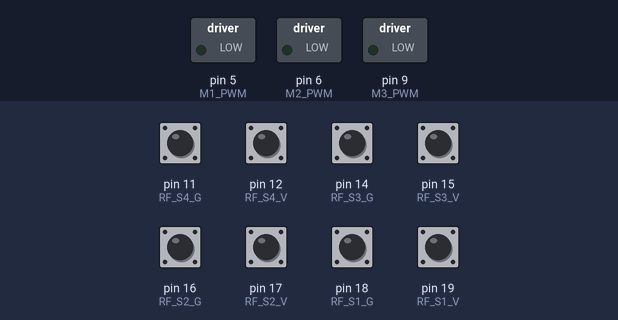
Bench run of a sketch on a simulated Arduino Nano, built with avr-gcc and run on an emulated ATmega328P. Parts: switched loads named in the sketch (green lamp = pin HIGH). The test bench sets the inputs (shaded band); at power-on: pin 11 (RF_S4_G), pin 12 (RF_S4_V), pin 14 (RF_S3_G), pin 15 (RF_S3_V), pin 16 (RF_S2_G), pin 17 (RF_S2_V), pin 18 (RF_S1_G), pin 19 (RF_S1_V) HIGH. Random numbers use the default seed unless the sketch sets one; what the sketch prints to the serial monitor is not drawn.

Above: at 1.2 s.
1.3 s: pin 11 (RF_S4_G) pulled LOW for 1 s
At 2.7 s:
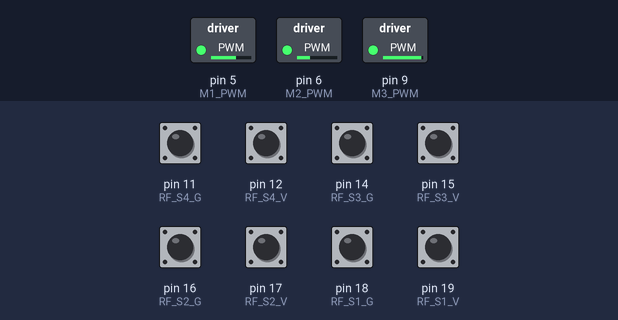
4.3 s: pin 12 (RF_S4_V) pulled LOW for 1 s
At 5.4 s:
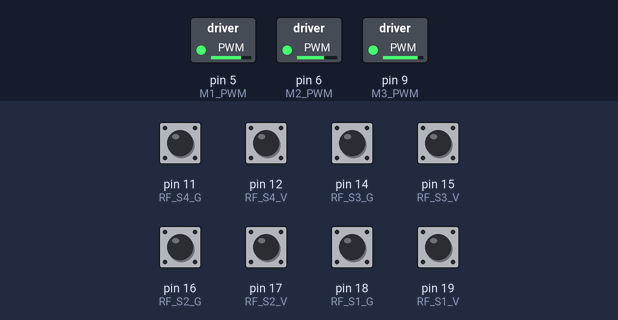
7.0 s: pin 14 (RF_S3_G) pulled LOW for 0.15 s
At 7.11 s:
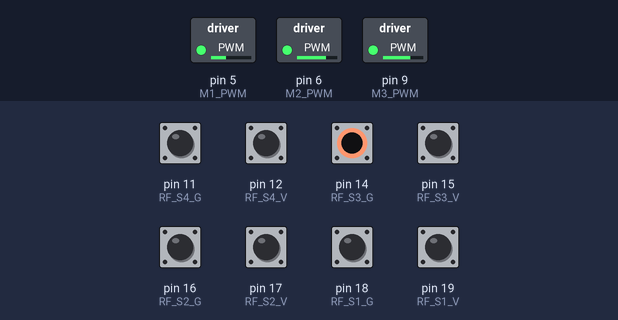
8.7 s: pin 15 (RF_S3_V) pulled LOW for 1 s
At 9.2 s:
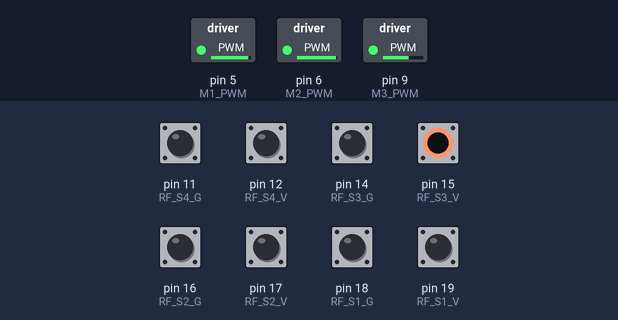
11.9 s: pin 16 (RF_S2_G) pulled LOW for 0.15 s
At 12.08 s:
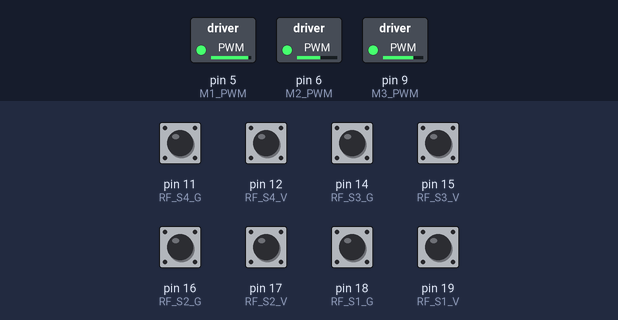
13.7 s: pin 14 (RF_S3_G) pulled LOW for 1 s
At 14.56 s:
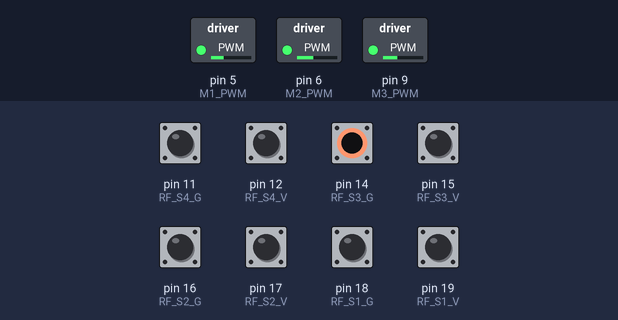
Timing chart, 0 to 16.7 s (numbered marks = the images above; inputs shaded):
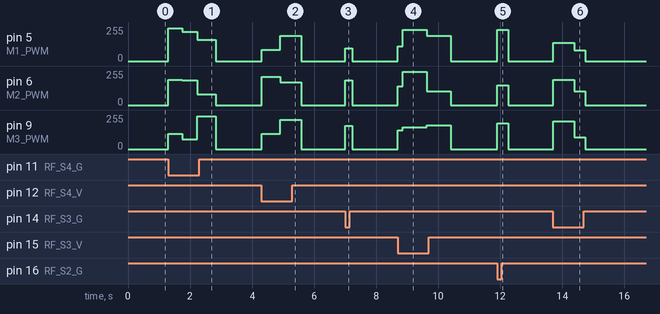

The sketch:

AdvancedSwagDrive.ino
```cpp
#include "config.h"

#define RF_S1_V 19        // rf receiver signal 1 voltage
#define RF_S1_G 18        // rf receiver signal 1 ground
#define RF_S2_V 17
#define RF_S2_G 16
#define RF_S3_V 15
#define RF_S3_G 14
#define RF_S4_V 12
#define RF_S4_G 11

#define M1_DIR 4
#define M1_PWM 5
#define M2_DIR 7
#define M2_PWM 6
#define M3_DIR 8
#define M3_PWM 9

#define LIFT_DIR 2
#define LIFT_PWM 3

//>>>>>>>>>>>>>>>>>>>>>>>>>> KEY ROBOT VARIABLES <<<<<<<<<<<<<<<<<<<<<<<<<<<<<<<
//RF Commands ----------------------------------------------------
bool enableSwag = false;
bool alreadySwaggin = false;
long swagTimer;
int swagActive;

int swagSpeeds[3];


// >>>>>>>>>>>>>>>>>>>>>>>>>>>>>>>>> SETUP <<<<<<<<<<<<<<<<<<<<<<<<<<<<<<<<<<<<<
void setup() {
  Serial.begin(115200);
  Serial.println("OMNIB_Hack_SwagDrive V0.1.0 ..... (03/11/2025)");
  pinMode(RF_S1_V, INPUT_PULLUP);
  pinMode(RF_S1_G, INPUT_PULLUP);
  pinMode(RF_S2_V, INPUT_PULLUP);
  pinMode(RF_S2_G, INPUT_PULLUP);
  pinMode(RF_S3_V, INPUT_PULLUP);
  pinMode(RF_S3_G, INPUT_PULLUP);
  pinMode(RF_S4_V, INPUT_PULLUP);
  pinMode(RF_S4_G, INPUT_PULLUP);
}


// >>>>>>>>>>>>>>>>>>>>>>>>>>>>>>>>> LOOP <<<<<<<<<<<<<<<<<<<<<<<<<<<<<<<<<<<<<<
void loop() {
  getSwag();
  swagTime();
}


// >>>>>>>>>>>>>>>>>>>>> RADIO COMMAND PROCESSING <<<<<<<<<<<<<<<<<<<<<<<<<<<<<<
// Read reciever input pins to decide what robot is going to do
void getSwag(){
  // inputs stores meaured RF controller states, inputArr stores processed data
  int inputArr[8];
  int inputs[8] = {1, 1, 1, 1, 1, 1, 1, 1};

  // create time variable
  unsigned long t = millis();

  // sample for 5ms fo any pins going LOW. Deals with RF signal dropoouts.
  while(millis() < (t + 1)){
    if(digitalRead(RF_S1_G) == 0){
      inputs[0] = 0;
    }
    if(digitalRead(RF_S1_V) == 0){
      inputs[1] = 0;
    }
    if(digitalRead(RF_S2_G) == 0){
      inputs[2] = 0;
    }
    if(digitalRead(RF_S2_V) == 0){
      inputs[3] = 0;
    }
    if(digitalRead(RF_S3_G) == 0){
      inputs[4] = 0;
    }
    if(digitalRead(RF_S3_V) == 0){
      inputs[5] = 0;
    }
    if(digitalRead(RF_S4_G) == 0){
      inputs[6] = 0;
    }
    if(digitalRead(RF_S4_V) == 0){
      inputs[7] = 0;
    }
  }

  inputArr[0] = inputs[0];
  inputArr[1] = inputs[1];
  inputArr[2] = inputs[2];
  inputArr[3] = inputs[3];
  inputArr[4] = inputs[4];
  inputArr[5] = inputs[5];
  inputArr[6] = inputs[6];
  inputArr[7] = inputs[7];


  for(int i = 0; i < 8; i++){
    Serial.print(inputArr[i]);
    Serial.print(", ");
  }
  Serial.println();

  for(int i = 0; i < 8; i++){
    if(inputArr[i] == 0){
      if(!alreadySwaggin){
        enableSwag = true;
        swagTimer = millis() + random(20, 800);
        break;
      }
    }
  }

  if(millis() < swagTimer){
    if(!alreadySwaggin){
      alreadySwaggin = true;
      swagSpeeds[0] = random(75, 255);
      swagSpeeds[1] = random(75, 255);
      swagSpeeds[2] = random(75, 255);

      if(random(2) == 0){
        swagSpeeds[0] = -swagSpeeds[0];
      }
      if(random(2) == 0){
        swagSpeeds[1] = -swagSpeeds[1];
      }
       if(random(2) == 0){
        swagSpeeds[2] = -swagSpeeds[2];
      }
    }
  } else{
    swagSpeeds[0] = 0;
    swagSpeeds[1] = 0;
    swagSpeeds[2] = 0;
    alreadySwaggin = false;
    enableSwag = false;
  }
}

// >>>>>>>>>>>>>>>>>>>>>>>> ROBOT ACTION FUNCTIONS <<<<<<<<<<<<<<<<<<<<<<<<<<<<<
// prepare motors to coorinate bot movements
void swagTime(){
  if(swagSpeeds[0] < 0){
    digitalWrite(M1_DIR, LOW);
  } else {
    digitalWrite(M1_DIR, HIGH);
  }
  analogWrite(M1_PWM, int(abs(swagSpeeds[0])));

  if(swagSpeeds[1] < 0){
    digitalWrite(M2_DIR, LOW);
  } else {
    digitalWrite(M2_DIR, HIGH);
  }
  analogWrite(M2_PWM, int(abs(swagSpeeds[1])));

  if(swagSpeeds[2] < 0){
    digitalWrite(M3_DIR, LOW);
  } else {
    digitalWrite(M3_DIR, HIGH);
  }
  analogWrite(M3_PWM, int(abs(swagSpeeds[2])));
}
```

config.h
```cpp
// Maximum motor duty cycle [0 - 255]
uint8_t maxSpeed = 255;

// motor flipping
bool flipM1 = false;
bool flipM2 = false;
bool flipM3 = false;
bool flipM4 = true;
```

Measured:
- after the input at 1.3 s, pin 5 (M1_PWM): 0/255 → 244/255 at once, → 218/255 0.45 s later, → 158/255 0.48 s later, → 0/255 0.59 s later; pin 6 (M2_PWM): 0/255 → 188/255 at once, → 184/255 0.45 s later, → 82/255 0.48 s later, → 0/255 0.59 s later; pin 9 (M3_PWM): 0/255 → 113/255 at once, → 75/255 0.45 s later, → 244/255 0.48 s later, → 0/255 0.59 s later
- after the input at 4.3 s, pin 5 (M1_PWM): 0/255 → 84/255 at once, → 190/255 0.61 s later, → 0/255 0.68 s later; pin 6 (M2_PWM): 0/255 → 212/255 at once, → 172/255 0.61 s later, → 0/255 0.68 s later; pin 9 (M3_PWM): 0/255 → 115/255 at once, → 221/255 0.61 s later, → 0/255 0.68 s later
- after the input at 7.0 s, pin 5 (M1_PWM): 0/255 → 94/255 at once, → 0/255 0.23 s later; pin 6 (M2_PWM): 0/255 → 184/255 at once, → 0/255 0.23 s later; pin 9 (M3_PWM): 0/255 → 174/255 at once, → 0/255 0.23 s later
- after the input at 8.7 s, pin 5 (M1_PWM): 0/255 → 111/255 at once, → 236/255 0.15 s later, → 191/255 0.78 s later, → 0/255 0.76 s later; pin 6 (M2_PWM): 0/255 → 140/255 at once, → 248/255 0.15 s later, → 105/255 0.78 s later, → 0/255 0.76 s later
- after the input at 11.9 s, pin 5 (M1_PWM): 0/255 → 236/255 at once, → 0/255 0.36 s later; pin 6 (M2_PWM): 0/255 → 148/255 at once, → 0/255 0.36 s later; pin 9 (M3_PWM): 0/255 → 192/255 at once, → 0/255 0.36 s later
- after the input at 13.7 s, pin 5 (M1_PWM): 0/255 → 136/255 at once, → 80/255 0.68 s later, → 0/255 0.36 s later; pin 6 (M2_PWM): 0/255 → 190/255 at once, → 104/255 0.68 s later, → 0/255 0.36 s later; pin 9 (M3_PWM): 0/255 → 208/255 at once, → 90/255 0.68 s later, → 0/255 0.36 s later
